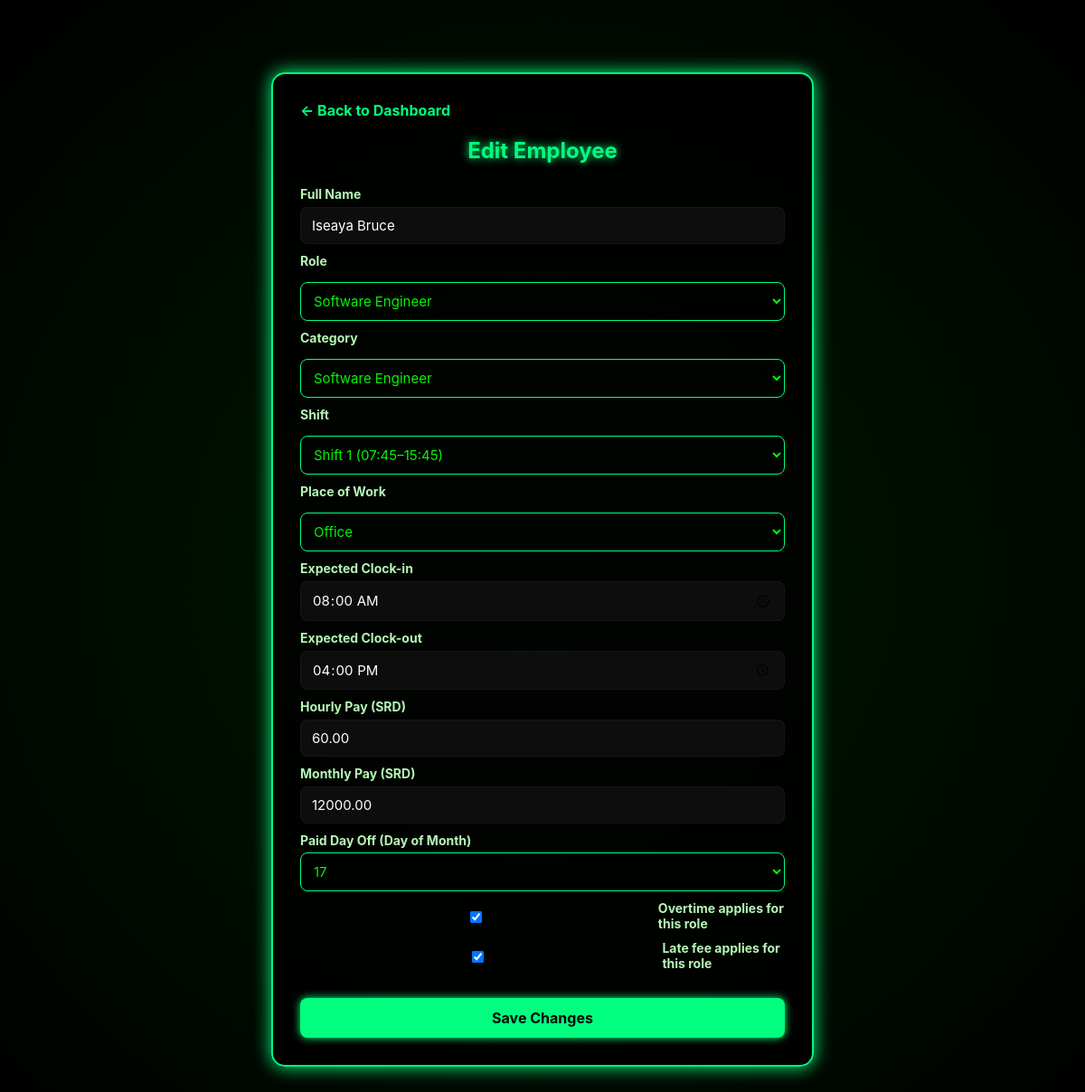
The page /admin/edit_employee.php?id=1 (signed in) on the database its author committed.
### tables this page shows
CREATE TABLE `employees` (
  `id` int(11) NOT NULL,
  `fullname` varchar(100) NOT NULL,
  `phone` varchar(20) DEFAULT NULL,
  `password` varchar(255) NOT NULL,
  `role` varchar(50) DEFAULT NULL,
  `hourly_pay` decimal(10,2) DEFAULT 0.00,
  `monthly_pay` decimal(10,2) DEFAULT 0.00,
  `expected_clockin` time DEFAULT NULL,
  `expected_clockout` time DEFAULT NULL,
  `profile_pic` varchar(255) DEFAULT 'default.png',
  `created_at` timestamp NOT NULL DEFAULT current_timestamp(),
  `category` varchar(50) DEFAULT NULL,
  `place_of_work` enum('office','remote') DEFAULT 'office',
  `shift` enum('shift_1','shift_2') DEFAULT 'shift_1',
  `position` varchar(100) DEFAULT NULL,
  `overtime_applicable` tinyint(1) DEFAULT 0,
  `status` enum('pending','active','disabled') NOT NULL DEFAULT 'pending',
  `late_fee_applicable` tinyint(1) DEFAULT 1,
  `paid_day` tinyint(3) UNSIGNED DEFAULT NULL
);

### admin/edit_employee.php (the view, shortened to what this page needs)
<?php
require_once __DIR__ . '/../includes/config.php';
$id = $_GET['id'] ?? null;
$stmt = $pdo->prepare("SELECT * FROM employees WHERE id = ?");
$stmt->execute([$id]);
$emp = $stmt->fetch(PDO::FETCH_ASSOC);
?>
<!doctype html>
<html>
<head>
    <link rel="stylesheet" href="../assets/css/style.css">
</head>
<body class="page-edit-employee">
<div class="card">
    <div style="text-align:left; margin-bottom:10px;"><a href="dashboard.php">&larr; Back to Dashboard</a></div>
    <h2>Edit Employee</h2>
    <form method="post">
        <label>Full Name
            <input type="text" name="fullname" value="<?= htmlspecialchars($emp['fullname']) ?>" required>
        </label>
        <label>Role</label>
        <select name="role" required>
            <option value="software engineer" <?= ($emp['role']=='software engineer') ? 'selected' : '' ?>>Software Engineer</option>
        </select>
        <label>Category</label>
        <select name="category" required>
            <option value="software engineer" <?= ($emp['category']=='software engineer') ? 'selected' : '' ?>>Software Engineer</option>
        </select>
        <label>Shift</label>
        <select name="shift" required>
            <option value="shift_1" <?= ($emp['shift']=='shift_1') ? 'selected' : '' ?>>Shift 1 (07:45–15:45)</option>
        </select>
        <label>Place of Work</label>
        <select name="place" required>
            <option value="office" <?= ($emp['place_of_work']=='office') ? 'selected' : '' ?>>Office</option>
        </select>
        <label>Expected Clock-in
            <input type="time" name="expected_clockin" value="<?= htmlspecialchars($emp['expected_clockin'] ?? '') ?>">
        </label>
        <label>Expected Clock-out
            <input type="time" name="expected_clockout" value="<?= htmlspecialchars($emp['expected_clockout'] ?? '') ?>">
        </label>
        <label>Hourly Pay (SRD)
            <input type="number" step="0.01" name="hourly_pay" value="<?= htmlspecialchars($emp['hourly_pay'] ?? '0.00') ?>">
        </label>
        <label>Monthly Pay (SRD)
            <input type="number" step="0.01" name="monthly_pay" value="<?= htmlspecialchars($emp['monthly_pay'] ?? '0.00') ?>">
        </label>
        <label>Paid Day Off (Day of Month)
            <select name="paid_day">
                <?php for ($d=1; $d<=31; $d++): ?>
                    <option value="<?= $d ?>" <?= (!empty($emp['paid_day']) && (int)$emp['paid_day'] === $d) ? 'selected' : '' ?>><?= $d ?></option>
                <?php endfor; ?>
            </select>
        </label>
        <label style="display:flex;align-items:center;gap:8px;">
            <input type="checkbox" name="overtime_applicable" value="1" <?= (!empty($emp['overtime_applicable']) ? 'checked' : '') ?>>
            Overtime applies for this role
        </label>
        <label style="display:flex;align-items:center;gap:8px;">
            <input type="checkbox" name="late_fee_applicable" value="1" <?= (!empty($emp['late_fee_applicable']) ? 'checked' : '') ?>>
            Late fee applies for this role
        </label>
        <button type="submit" class="btn">Save Changes</button>
    </form>
</div>
</body>
</html>

### assets/css/style.css (style rules this page uses)
:root { --bg: #111111; --card: #1b1b1b; --green: #32CD32; --muted: #a9a9a9; --white: #ffffff; }
* { box-sizing:border-box;font-family:Inter,system-ui,Segoe UI,Roboto,"Helvetica Neue",Arial; }
body { margin:0; background:var(--bg); color:var(--white); -webkit-font-smoothing:antialiased; -moz-osx-font-smoothing:grayscale; }
.card { max-width:420px; margin:60px auto; background:var(--card); padding:22px; border-radius:12px; box-shadow: 0 6px 30px rgba(0,0,0,0.6); text-align:left; }
label { display:block;margin-bottom:10px;font-size:14px;color:var(--muted); }
input[type="text"], input[type="password"], select, input[type="time"], input[type="number"] { width:100%; padding:10px 12px; margin-top:6px; background:#0d0d0d; border:1px solid rgba(255,255,255,0.04); color:var(--white); border-radius:8px; }
.btn { background:var(--green); border:none; padding:10px 14px; color:#020202; font-weight:700; border-radius:8px; cursor:pointer; margin-top:12px; }
a { color:var(--green);text-decoration:none }

### admin/edit_employee.php (style rules this page uses)
body { background: radial-gradient(circle at center, #001a00, #000); color: #e0ffe0; font-family: 'Poppins', sans-serif; margin: 0; display: flex; justify-content: center; align-items: center; min-height: 100vh; padding: 20px; }
.card { background: rgba(0, 0, 0, 0.85); border: 2px solid #00ff7f; box-shadow: 0 0 20px #00ff7f; border-radius: 15px; width: 100%; max-width: 600px; padding: 30px; text-align: center; animation: fadeIn 0.8s ease; }
h2 { color: #00ff7f; text-shadow: 0 0 10px #00ff7f; margin-bottom: 25px; }
label { display: block; text-align: left; margin-top: 10px; font-weight: bold; color: #b5f7b5; }
input, select { width: 100%; padding: 10px; border-radius: 8px; border: 1px solid #00ff7f; background: transparent; color: #06f306ff; font-size: 15px; outline: none; margin-top: 5px; transition: all 0.3s ease; }
.btn { width: 100%; padding: 12px; margin-top: 20px; background: #00ff7f; color: #000; border: none; border-radius: 8px; font-weight: bold; cursor: pointer; font-size: 16px; transition: all 0.3s ease; box-shadow: 0 0 10px #00ff7f; }
a { color: #00ff7f; text-decoration: none; font-weight: bold; }

### rows shown on the page
employees: fullname "Iseaya Bruce", role "Software Engineer", category "Software Engineer", shift "Shift 1 (07:45–15:45)", place "Office", expected_clockin "08:00:00", expected_clockout "16:00:00", hourly_pay "60.00", monthly_pay "12000.00", paid_day "17", overtime_applicable "☑", late_fee_applicable "☑"
